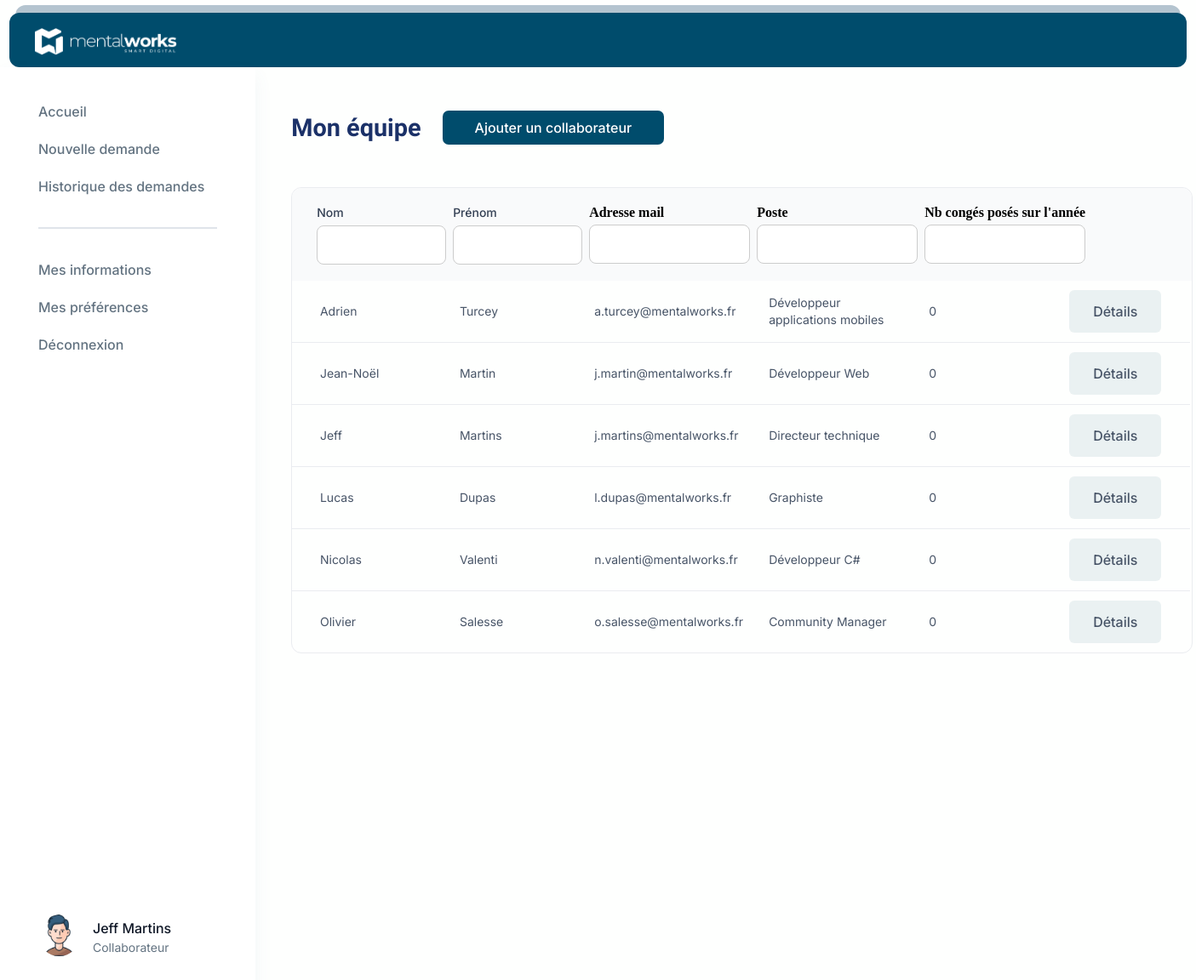
The page /mon_equipe.php (signed in) on the database as committed earlier.
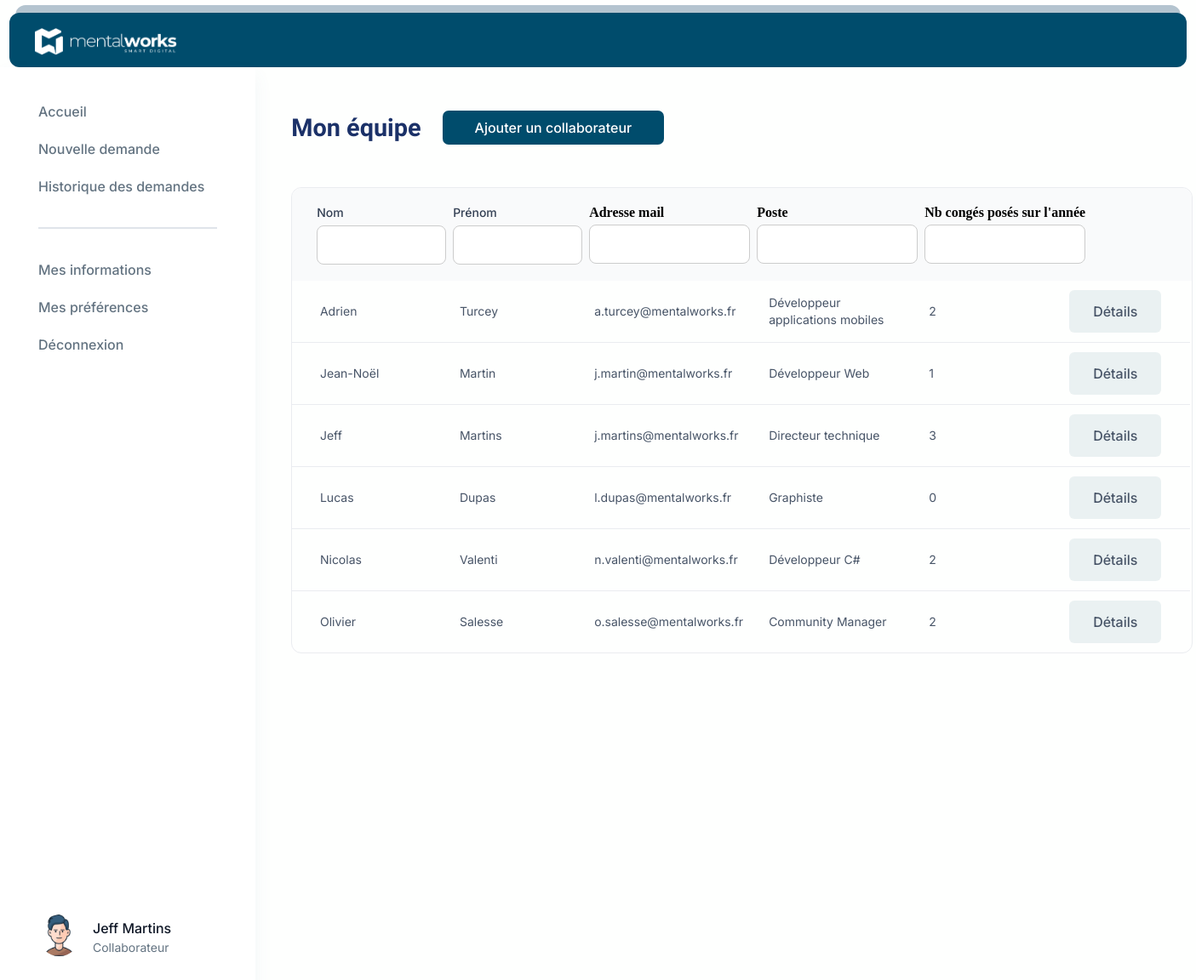
The same page on the database as committed later.
### tables this page shows
CREATE TABLE `user` (
  `id` int(8) NOT NULL,
  `email` varchar(100) NOT NULL,
  `password` varchar(2500) NOT NULL,
  `enabled` tinyint(1) NOT NULL,
  `created_at` datetime(6) NOT NULL,
  `role` varchar(20) NOT NULL,
  `person_id` int(8) NOT NULL
);

CREATE TABLE `person` (
  `id` int(8) NOT NULL,
  `last_name` varchar(20) NOT NULL,
  `first_name` varchar(20) NOT NULL,
  `manager_id` int(8) DEFAULT NULL,
  `department_id` int(8) NOT NULL,
  `position_id` int(8) NOT NULL,
  `alert_new_request` tinyint(1) NOT NULL,
  `alert_on_answer` tinyint(1) NOT NULL,
  `alert_before_vacation` tinyint(1) NOT NULL
);

CREATE TABLE `position` (
  `id` int(8) NOT NULL,
  `name` varchar(50) NOT NULL
);

### mon_equipe.php (the view, shortened to what this page needs)
<?php
include 'includes/verify-connect.php';
include 'includes/database.php';
$query = $connexion->prepare(
    '
SELECT
    person.first_name,
    person.last_name,
    user.email,
    user.id,
    position.name AS Job,
    COUNT(request.collaborator_id) AS nbConges
FROM user
JOIN person ON user.person_id = person.id
JOIN position ON person.position_id = position.id
LEFT JOIN request ON person.id = request.collaborator_id
JOIN department ON person.department_id = department.id
WHERE department.id = :department_id
  AND person.manager_id IS NOT NULL
GROUP BY person.first_name, person.last_name, user.email, position.name;
'
);
$id = $_SESSION['utilisateur']['department'];
$query->bindParam(':department_id', $id);
$query->execute();
$dates = $query->fetchAll(\PDO::FETCH_ASSOC);
?>
<div class="History">
    <div class="title-with-dark-button">
        <h1>Mon équipe</h1>
        <a class="large-dark-button">Ajouter un collaborateur</a>
    </div>
    <div class="containerFilter">
        <div class="side-menu-profile filterBar">
            <div class="filterMargin">
                <label class="label-select" for="commentaire">Nom</label>
                <input class="filter medium-filter" type="text" name="nomEquipe" id="nomEquipe">
            </div>
            <div class="filterMargin">
                <label class="label-select" for="commentaire">Prénom</label>
                <input class="filter medium-filter" type="text" name="prenomEquipe" id="prenomEquipe">
            </div>
            <div class="filterMargin">
                <label class="titreCommentaire" for="commentaire">Adresse mail</label>
                <input class="filter type-filter" type="text" name="mailEquipe" id="mailEquipe">
            </div>
            <div class="filterMargin">
                <label class="titreCommentaire" for="commentaire">Poste</label>
                <input class="filter  type-filter" type="text" name="posteEquipe" id="posteEquipe">
            </div>
            <div class="filterMargin">
                <label class="titreCommentaire" for="commentaire">Nb congés posés sur l'année</label>
                <input class="filter type-filter" type="text" name="nbConges" id="nbConges">
            </div>
        </div>
        <?php
        for ($i = 0; $i < Count($dates); $i++) { ?>
            <div class="congeType card">
                <div class="list_conge">
                    <div class="Type1">
                        <?php
                        if ($i === Count($dates) - 1) { ?>
                            <div class="filter-info-medium margin-team">
                                <p class="break-details"><?= $dates[$i]["first_name"]; ?></p>
                            </div>
                        <?php } else { ?>
                            <div class="filter-info-medium filterBorderBottom margin-team">
                                <p class="break-details"><?= $dates[$i]["first_name"]; ?></p>
                            </div>
                        <?php }
                        ?>
                    </div>
                    <div class="Type2">
                        <?php
                        if ($i === Count($dates) - 1) { ?>
                            <div class="filter-info-medium margin-team">
                                <p class="break-details"><?= $dates[$i]["last_name"]; ?></p>
                            </div>
                        <?php } else { ?>
                            <div class="filter-info-medium filterBorderBottom margin-team">
                                <p class="break-details"><?= $dates[$i]["last_name"]; ?></p>
                            </div>
                        <?php }
                        ?>
                    </div>
                    <div class="Type3">
                        <?php
                        if ($i === Count($dates) - 1) { ?>
                            <div class="filter-info-type">
                                <p class="break-details"><?= $dates[$i]["email"] ?></p>
                            </div>
                        <?php } else { ?>
                            <div class="filter-info-type filterBorderBottom">
                                <p class="break-details"><?= $dates[$i]["email"] ?></p>
                            </div>
                        <?php }
                        ?>
                    </div>
                    <div class="Type4">
                        <?php
                        if ($i === Count($dates) - 1) { ?>
                            <div class="filter-info-medium">
                                <p class="break-details"><?= $dates[$i]["Job"] ?></p>
                            </div>
                        <?php } else { ?>
                            <div class="filter-info-medium filterBorderBottom">
                                <p class="break-details"><?= $dates[$i]["Job"] ?></p>
                            </div>
                        <?php }
                        ?>
                    </div>
                    <div class="Type5">
                        <?php
                        if ($i === Count($dates) - 1) { ?>
                            <div class="filter-info-small margin-team">
                                <p class="break-details"><?= $dates[$i]["nbConges"]; ?></p>
                            </div>
                        <?php } else { ?>
                            <div class="filter-info-small filterBorderBottom margin-team">
                                <p class="break-details"><?= $dates[$i]["nbConges"]; ?></p>
                            </div>
                        <?php } ?>
                    </div>
                    <div class="">
                        <?php
                        if ($i === Count($dates) - 1) { ?>
                            <div class="filter-info-details details-padding">
                                    <a class="details-button" href="modifier_un_collaborateur.php?id=<?php echo $dates[$i]["id"]; ?>">Détails</a>
                            </div>
                        <?php } else { ?>
                            <div class="filter-info-details filterBorderBottom details-padding">
                                <a class="details-button" href="modifier_un_collaborateur.php?id=<?php echo $dates[$i]["id"]; ?>">Détails</a>
                            </div>
                        <?php } ?>
                    </div>
                </div>
            </div>
            <?php
        }
        ?>
    </div>
</div>
<?php
include 'includes/footer.php';
?>

### includes/verify-connect.php (shortened to what this page needs)
<?php
if ($_SESSION['utilisateur']['role'] == 'Manager') {
    include('includes/admin-menu.php');
} else if ($_SESSION['utilisateur']['role'] == 'Collaborateur') {
    include('includes/collab-menu.php');
}
?>

### includes/header.php (shortened to what this page needs)
<!DOCTYPE html>
<html lang="fr">
<head>
        <link rel="stylesheet" href="style.css">
</head>
<body>
        <div class="header">
                <div class="header_marine_bar">
                        <div>
                                <img src="images/logo-mentalworks-blanc.png" />
                        </div>
                </div>
        </div>

### includes/collab-menu.php
<?php
include "header.php";
include 'includes/database.php';
?>
<div class="cont2">
        <div class="side-menu">
                <div class="side-menu-pages">
                        <div class="onglet">
                                <a href="accueil.php">Accueil</a>
                        </div>
                        <div class="onglet">
                                <a href="nouvelle_demande.php">Nouvelle demande</a>
                        </div>
                        <div class="onglet">
                                <a href="historique_des_demandes.php">Historique des demandes</a>
                        </div>
                        <div class="menu-lign"></div>
                        <div class="onglet">
                                <a href="mes_informations.php">Mes informations</a>
                        </div>
                        <div class="onglet">
                                <a>Mes préférences</a>
                        </div>
                        <div class="onglet">
                                <a href="includes/deco.php">Déconnexion</a>
                        </div>
                </div>
                <div class="side-menu-profile">
                        <div class="side-menu-profile-image">
                                <img src="images/avatar-homme.png" />
                        </div>
                        <div class="side-menu-profile-text">
                                <?php include 'name_and_role.php'; ?>
                        </div>
                </div>
        </div>

### includes/name_and_role.php
<?php $requete = $connexion->prepare('SELECT FIRST_NAME, LAST_NAME, user.role FROM person
                                JOIN user ON person.id = user.person_id WHERE person.id = :id');
$requete->bindParam(':id', $_SESSION['utilisateur']['person_id']);
$requete->execute();
$name_person[] = $requete->fetch(PDO::FETCH_ASSOC); ?>
<p class="username">
    <?php echo $name_person[0]['FIRST_NAME'] . ' ' . $name_person[0]['LAST_NAME'] ?>
</p>
<p class="job"><?php echo $name_person[0]['role'] ?></p>

Rows that differ between the two databases and show on the page:
changed user "j.martins@mentalworks.fr": nbConges "0" → "3"
computed for user "a.turcey@mentalworks.fr": nbConges "0" → "2"
computed for user "j.martin@mentalworks.fr": nbConges "0" → "1"
computed for user "n.valenti@mentalworks.fr": nbConges "0" → "2"
computed for user "o.salesse@mentalworks.fr": nbConges "0" → "2"
